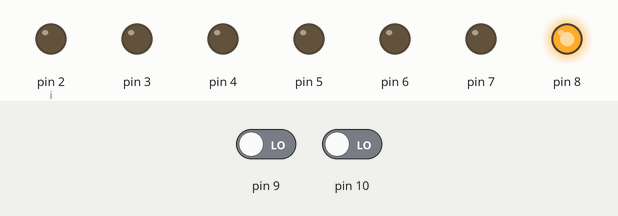
This sketch was run on a simulated Arduino Uno, built with avr-gcc and run on an emulated ATmega328P. On the bench: output pins drawn as LEDs (lit = HIGH). The test bench sets the inputs (shaded band); at power-on: pin 9 LOW, pin 10 LOW.

Above: at 1.3 s.
1.4 s: pin 9 driven HIGH
At 4.3 s:
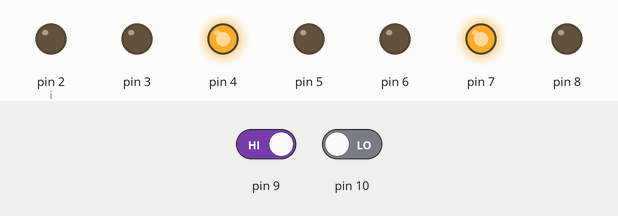
4.4 s: pin 10 driven HIGH
At 5.4 s:
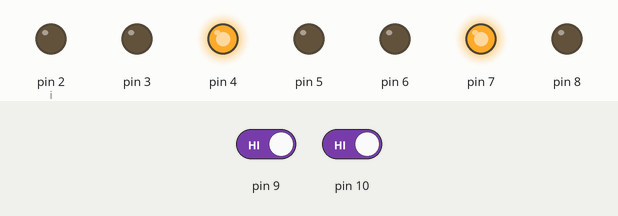
5.9 s: pin 10 driven LOW
At 8.8 s:
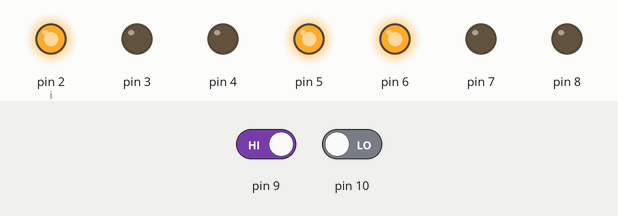
8.9 s: pin 9 driven LOW
At 9.9 s:
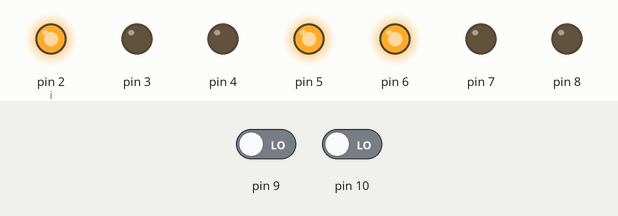
Timing chart, 0 to 11.4 s (numbered marks = the images above; inputs shaded):
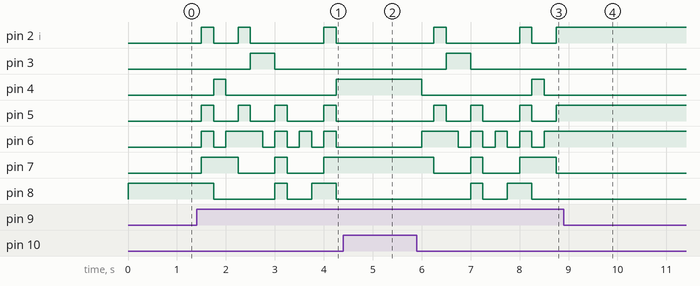

Measured:
- after the input at 1.4 s, pin 2 (i): goes HIGH 0.25 s, LOW 0.50 s, HIGH 0.25 s, LOW 1.5 s, HIGH 0.25 s, then LOW, starting after 0.10 s; pin 3: LOW → HIGH after 1.1 s, → LOW 0.50 s later
- after the input at 4.4 s, pin 2 (i): stays LOW (without the input it goes to HIGH after 0.35 s); pin 3: stays LOW (without the input it goes to HIGH after 0.60 s); pin 4: stays HIGH (without the input it goes to LOW after 0.10 s); pin 5: stops changing and stays LOW; pin 6: stays LOW (without the input it goes to HIGH after 0.10 s)
- after the input at 5.9 s, pin 2 (i): goes HIGH 0.25 s, LOW 1.5 s, HIGH 0.25 s, LOW 0.50 s, then HIGH, starting after 0.35 s; pin 3: LOW → HIGH after 0.60 s, → LOW 0.50 s later
- after the input at 8.9 s, pin 2 (i): stays HIGH (without the input it goes to LOW after 0.10 s); pin 3: stays LOW (without the input it goes to HIGH after 0.10 s); pin 4: stays LOW (without the input it goes to HIGH after 1.9 s); pin 5, pin 6: stops changing and stays HIGH; pin 7, pin 8: stays LOW (without the input it goes to HIGH after 0.60 s)

The sketch:

a01.ino
```cpp
byte dogruluk[10][7]{{0,0,0,0,0,0,1},
                    {1,0,0,1,1,1,1},
                    {0,0,1,0,0,1,0},
                    {0,0,0,0,1,1,0},
                    {1,0,0,1,1,0,0},
                    {0,1,0,0,1,0,0},
                    {0,1,0,0,0,0,0},
                    {0,0,0,1,1,1,1},
                    {0,0,0,0,0,0,0},
                    {0,0,0,0,1,0,0}};


void setup()
{
    pinMode(2,1);
    pinMode(3,1);
    pinMode(4,1);
    pinMode(5,1);
    pinMode(6,1);
    pinMode(7,1);
    pinMode(8,1);
    pinMode(9,0);
    pinMode(10,0);
}
int sayac = 0;
int i = 2;
void loop()
{
    if (digitalRead(9) == 1)
        sayac++;
    if (digitalRead(10) == 1)
        sayac--;
    if (sayac > 9)
        sayac = 0;
    if (sayac < 0)
        sayac = 9;
    while (i <= 8)
    {
        digitalWrite(i, dogruluk[sayac][i - 2]);
        i++;
    }
    i = 2;
    delay(250);
}
```
